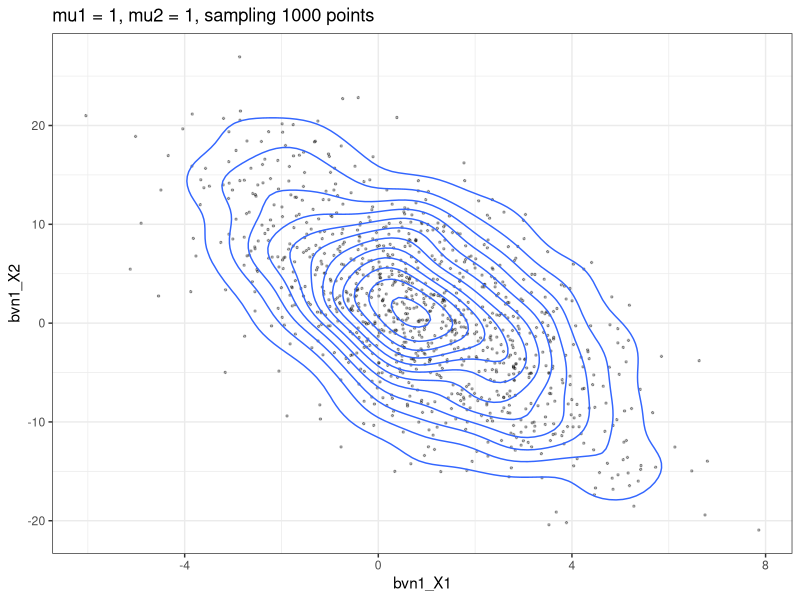
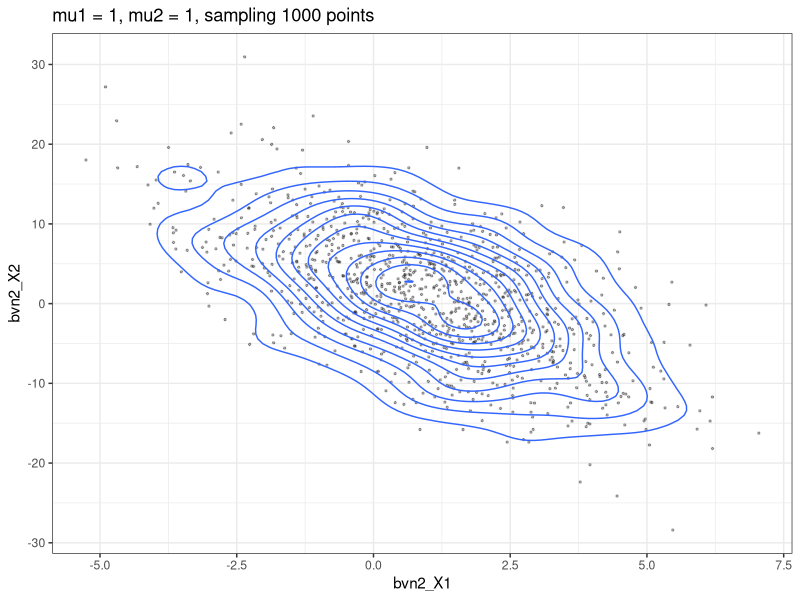
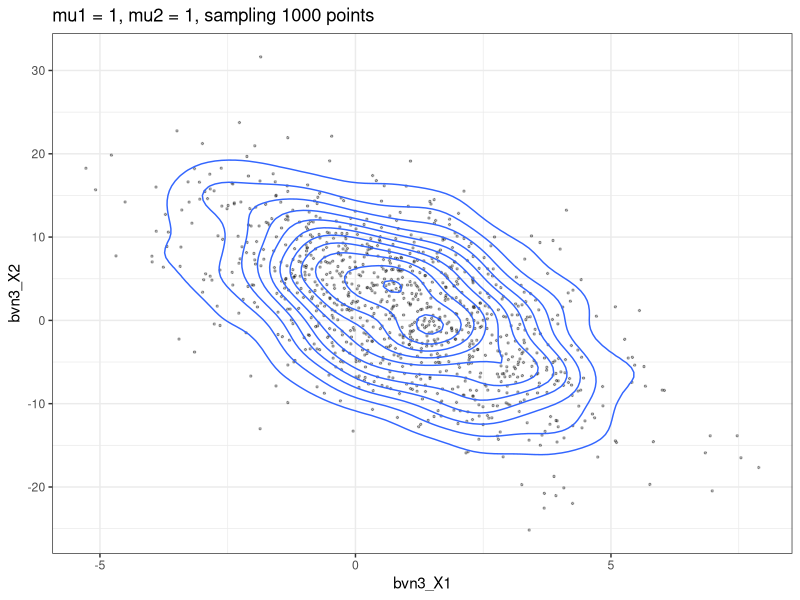

R code for these plots, in order:
###
# Modified from
# https://blog.revolutionanalytics.com/2016/08/simulating-form-the-bivariate-normal-distribution-in-r-1.html#:~:text=Hence%2C%20a%20sample%20from%20a,variable%20conditioned%20on%20the%20first.
###

setwd("~/WorkSpace/toroidalDiffusion/experiments/BivariateDist")

N <- 1000 # Number of random samples
set.seed(123)
# Target parameters for univariate normal distributions
rho <- -0.6
mu1 <- 1; s1 <- 2
mu2 <- 1; s2 <- 8

# Parameters for bivariate normal distribution
mu <- c(mu1,mu2) # Mean
sigma <- matrix(c(s1^2, s1*s2*rho, s1*s2*rho, s2^2), 2) # Covariance matrix

library(tidyverse)

# Function to draw ellipse for bivariate normal data
ellipse_bvn <- function(bvn, x_string, y_string, size, alpha){
  require("ggplot2")
  p <- ggplot(bvn, aes_string(x = x_string, y = y_string)) +
    geom_point(size=size, alpha = alpha) +
    geom_density2d() +
    labs(title=paste0("mu1 = ", mu1, ", mu2 = ", mu2, ", sampling ", N, " points")) +
    theme_bw()
  return(p)
}

### 1. MASS package

library(MASS)
bvn1 <- mvrnorm(N, mu = mu, Sigma = sigma ) # from MASS package
colnames(bvn1) <- c("bvn1_X1","bvn1_X2")
ellipse_bvn(as_tibble(bvn1), "bvn1_X1","bvn1_X2", size=.5, alpha = .3)


### 2. Cholesky decomposition of sigma (a positive definite matrix) yields
# a matrix M such that M times its transpose gives sigma back again.

M <- t(chol(sigma))
# M %*% t(M)
Z <- matrix(rnorm(2*N),2,N) # 2 rows, N/2 columns
bvn2 <- t(M %*% Z) + matrix(rep(mu,N), byrow=TRUE,ncol=2)
colnames(bvn2) <- c("bvn2_X1","bvn2_X2")
ellipse_bvn(as_tibble(bvn2), "bvn2_X1","bvn2_X2", size=.5, alpha = .3)


### 3. first simulating a point from the marginal distribution
# of one of the random variables and then simulating from the second
# random variable conditioned on the first.

rbvn<-function (n, m1, s1, m2, s2, rho) {
  X1 <- rnorm(n, mu1, s1)
  X2 <- rnorm(n, mu2 + (s2/s1) * rho *
                (X1 - mu1), sqrt((1 - rho^2)*s2^2))
  cbind(X1, X2)
}

bvn3 <- rbvn(N,mu1,s1,mu2,s2,rho)
colnames(bvn3) <- c("bvn3_X1","bvn3_X2")
ellipse_bvn(as_tibble(bvn3), "bvn3_X1","bvn3_X2", size=.5, alpha = .3)

